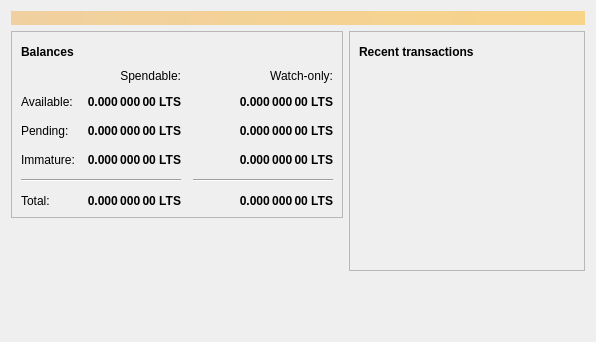
<?xml version="1.0" encoding="UTF-8"?>
<ui version="4.0">
 <class>OverviewPage</class>
 <widget class="QWidget" name="OverviewPage">
  <property name="geometry">
   <rect>
    <x>0</x>
    <y>0</y>
    <width>596</width>
    <height>342</height>
   </rect>
  </property>
  <property name="windowTitle">
   <string>Form</string>
  </property>
  <layout class="QVBoxLayout" name="topLayout">
   <item>
    <widget class="QLabel" name="labelAlerts">
     <property name="visible">
      <bool>false</bool>
     </property>
     <property name="styleSheet">
      <string notr="true">QLabel { background-color: qlineargradient(x1: 0, y1: 0, x2: 1, y2: 0, stop:0 #F0D0A0, stop:1 #F8D488); color:#000000; }</string>
     </property>
     <property name="wordWrap">
      <bool>true</bool>
     </property>
     <property name="margin">
      <number>3</number>
     </property>
     <property name="textInteractionFlags">
      <set>Qt::TextSelectableByMouse</set>
     </property>
    </widget>
   </item>
   <item>
    <layout class="QHBoxLayout" name="horizontalLayout" stretch="1,1">
     <item>
      <layout class="QVBoxLayout" name="verticalLayout_2">
       <item>
        <widget class="QFrame" name="frame">
         <property name="frameShape">
          <enum>QFrame::StyledPanel</enum>
         </property>
         <property name="frameShadow">
          <enum>QFrame::Raised</enum>
         </property>
         <layout class="QVBoxLayout" name="verticalLayout_4">
          <item>
           <layout class="QHBoxLayout" name="horizontalLayout_4">
            <item>
             <widget class="QLabel" name="label_5">
              <property name="font">
               <font>
                <weight>75</weight>
                <bold>true</bold>
               </font>
              </property>
              <property name="text">
               <string>Balances</string>
              </property>
             </widget>
            </item>
            <item>
             <widget class="QPushButton" name="labelWalletStatus">
              <property name="enabled">
               <bool>true</bool>
              </property>
              <property name="maximumSize">
               <size>
                <width>30</width>
                <height>16777215</height>
               </size>
              </property>
              <property name="toolTip">
               <string>The displayed information may be out of date. Your wallet automatically synchronizes with the LitecoinS network after a connection is established, but this process has not completed yet.</string>
              </property>
              <property name="text">
               <string/>
              </property>
              <property name="icon">
               <iconset resource="../bitcoin.qrc">
                <normaloff>:/icons/warning</normaloff>
                <disabledoff>:/icons/warning</disabledoff>:/icons/warning</iconset>
              </property>
              <property name="iconSize">
               <size>
                <width>24</width>
                <height>24</height>
               </size>
              </property>
              <property name="flat">
               <bool>true</bool>
              </property>
             </widget>
            </item>
            <item>
             <spacer name="horizontalSpacer_3">
              <property name="orientation">
               <enum>Qt::Horizontal</enum>
              </property>
              <property name="sizeHint" stdset="0">
               <size>
                <width>40</width>
                <height>20</height>
               </size>
              </property>
             </spacer>
            </item>
           </layout>
          </item>
          <item>
           <layout class="QGridLayout" name="gridLayout">
            <property name="spacing">
             <number>12</number>
            </property>
            <item row="2" column="2">
             <widget class="QLabel" name="labelWatchPending">
              <property name="font">
               <font>
                <weight>75</weight>
                <bold>true</bold>
               </font>
              </property>
              <property name="cursor">
               <cursorShape>IBeamCursor</cursorShape>
              </property>
              <property name="toolTip">
               <string>Unconfirmed transactions to watch-only addresses</string>
              </property>
              <property name="text">
               <string notr="true">0.000 000 00 LTS</string>
              </property>
              <property name="alignment">
               <set>Qt::AlignRight|Qt::AlignTrailing|Qt::AlignVCenter</set>
              </property>
              <property name="textInteractionFlags">
               <set>Qt::LinksAccessibleByMouse|Qt::TextSelectableByKeyboard|Qt::TextSelectableByMouse</set>
              </property>
             </widget>
            </item>
            <item row="2" column="1">
             <widget class="QLabel" name="labelUnconfirmed">
              <property name="font">
               <font>
                <weight>75</weight>
                <bold>true</bold>
               </font>
              </property>
              <property name="cursor">
               <cursorShape>IBeamCursor</cursorShape>
              </property>
              <property name="toolTip">
               <string>Total of transactions that have yet to be confirmed, and do not yet count toward the spendable balance</string>
              </property>
              <property name="text">
               <string notr="true">0.000 000 00 LTS</string>
              </property>
              <property name="alignment">
               <set>Qt::AlignRight|Qt::AlignTrailing|Qt::AlignVCenter</set>
              </property>
              <property name="textInteractionFlags">
               <set>Qt::LinksAccessibleByMouse|Qt::TextSelectableByKeyboard|Qt::TextSelectableByMouse</set>
              </property>
             </widget>
            </item>
            <item row="3" column="2">
             <widget class="QLabel" name="labelWatchImmature">
              <property name="font">
               <font>
                <weight>75</weight>
                <bold>true</bold>
               </font>
              </property>
              <property name="cursor">
               <cursorShape>IBeamCursor</cursorShape>
              </property>
              <property name="toolTip">
               <string>Mined balance in watch-only addresses that has not yet matured</string>
              </property>
              <property name="text">
               <string notr="true">0.000 000 00 LTS</string>
              </property>
              <property name="alignment">
               <set>Qt::AlignRight|Qt::AlignTrailing|Qt::AlignVCenter</set>
              </property>
              <property name="textInteractionFlags">
               <set>Qt::LinksAccessibleByMouse|Qt::TextSelectableByKeyboard|Qt::TextSelectableByMouse</set>
              </property>
             </widget>
            </item>
            <item row="4" column="0" colspan="2">
             <widget class="Line" name="line">
              <property name="orientation">
               <enum>Qt::Horizontal</enum>
              </property>
             </widget>
            </item>
            <item row="4" column="2">
             <widget class="Line" name="lineWatchBalance">
              <property name="sizePolicy">
               <sizepolicy hsizetype="Preferred" vsizetype="Fixed">
                <horstretch>0</horstretch>
                <verstretch>0</verstretch>
               </sizepolicy>
              </property>
              <property name="minimumSize">
               <size>
                <width>140</width>
                <height>0</height>
               </size>
              </property>
              <property name="orientation">
               <enum>Qt::Horizontal</enum>
              </property>
             </widget>
            </item>
            <item row="5" column="0">
             <widget class="QLabel" name="labelTotalText">
              <property name="text">
               <string>Total:</string>
              </property>
             </widget>
            </item>
            <item row="3" column="1">
             <widget class="QLabel" name="labelImmature">
              <property name="font">
               <font>
                <weight>75</weight>
                <bold>true</bold>
               </font>
              </property>
              <property name="cursor">
               <cursorShape>IBeamCursor</cursorShape>
              </property>
              <property name="toolTip">
               <string>Mined balance that has not yet matured</string>
              </property>
              <property name="text">
               <string notr="true">0.000 000 00 LTS</string>
              </property>
              <property name="alignment">
               <set>Qt::AlignRight|Qt::AlignTrailing|Qt::AlignVCenter</set>
              </property>
              <property name="textInteractionFlags">
               <set>Qt::LinksAccessibleByMouse|Qt::TextSelectableByKeyboard|Qt::TextSelectableByMouse</set>
              </property>
             </widget>
            </item>
            <item row="2" column="3">
             <spacer name="horizontalSpacer_2">
              <property name="orientation">
               <enum>Qt::Horizontal</enum>
              </property>
              <property name="sizeHint" stdset="0">
               <size>
                <width>40</width>
                <height>20</height>
               </size>
              </property>
             </spacer>
            </item>
            <item row="3" column="0">
             <widget class="QLabel" name="labelImmatureText">
              <property name="text">
               <string>Immature:</string>
              </property>
             </widget>
            </item>
            <item row="5" column="1">
             <widget class="QLabel" name="labelTotal">
              <property name="font">
               <font>
                <weight>75</weight>
                <bold>true</bold>
               </font>
              </property>
              <property name="cursor">
               <cursorShape>IBeamCursor</cursorShape>
              </property>
              <property name="toolTip">
               <string>Your current total balance</string>
              </property>
              <property name="text">
               <string notr="true">0.000 000 00 LTS</string>
              </property>
              <property name="alignment">
               <set>Qt::AlignRight|Qt::AlignTrailing|Qt::AlignVCenter</set>
              </property>
              <property name="textInteractionFlags">
               <set>Qt::LinksAccessibleByMouse|Qt::TextSelectableByKeyboard|Qt::TextSelectableByMouse</set>
              </property>
             </widget>
            </item>
            <item row="5" column="2">
             <widget class="QLabel" name="labelWatchTotal">
              <property name="font">
               <font>
                <weight>75</weight>
                <bold>true</bold>
               </font>
              </property>
              <property name="cursor">
               <cursorShape>IBeamCursor</cursorShape>
              </property>
              <property name="toolTip">
               <string>Current total balance in watch-only addresses</string>
              </property>
              <property name="text">
               <string notr="true">0.000 000 00 LTS</string>
              </property>
              <property name="alignment">
               <set>Qt::AlignRight|Qt::AlignTrailing|Qt::AlignVCenter</set>
              </property>
              <property name="textInteractionFlags">
               <set>Qt::LinksAccessibleByMouse|Qt::TextSelectableByKeyboard|Qt::TextSelectableByMouse</set>
              </property>
             </widget>
            </item>
            <item row="0" column="2">
             <widget class="QLabel" name="labelWatchonly">
              <property name="text">
               <string>Watch-only:</string>
              </property>
              <property name="alignment">
               <set>Qt::AlignRight|Qt::AlignTrailing|Qt::AlignVCenter</set>
              </property>
             </widget>
            </item>
            <item row="1" column="0">
             <widget class="QLabel" name="labelBalanceText">
              <property name="text">
               <string>Available:</string>
              </property>
             </widget>
            </item>
            <item row="1" column="1">
             <widget class="QLabel" name="labelBalance">
              <property name="font">
               <font>
                <weight>75</weight>
                <bold>true</bold>
               </font>
              </property>
              <property name="cursor">
               <cursorShape>IBeamCursor</cursorShape>
              </property>
              <property name="toolTip">
               <string>Your current spendable balance</string>
              </property>
              <property name="text">
               <string notr="true">0.000 000 00 LTS</string>
              </property>
              <property name="alignment">
               <set>Qt::AlignRight|Qt::AlignTrailing|Qt::AlignVCenter</set>
              </property>
              <property name="textInteractionFlags">
               <set>Qt::LinksAccessibleByMouse|Qt::TextSelectableByKeyboard|Qt::TextSelectableByMouse</set>
              </property>
             </widget>
            </item>
            <item row="1" column="2">
             <widget class="QLabel" name="labelWatchAvailable">
              <property name="font">
               <font>
                <weight>75</weight>
                <bold>true</bold>
               </font>
              </property>
              <property name="cursor">
               <cursorShape>IBeamCursor</cursorShape>
              </property>
              <property name="toolTip">
               <string>Your current balance in watch-only addresses</string>
              </property>
              <property name="text">
               <string notr="true">0.000 000 00 LTS</string>
              </property>
              <property name="alignment">
               <set>Qt::AlignRight|Qt::AlignTrailing|Qt::AlignVCenter</set>
              </property>
              <property name="textInteractionFlags">
               <set>Qt::LinksAccessibleByMouse|Qt::TextSelectableByKeyboard|Qt::TextSelectableByMouse</set>
              </property>
             </widget>
            </item>
            <item row="2" column="0">
             <widget class="QLabel" name="labelPendingText">
              <property name="text">
               <string>Pending:</string>
              </property>
             </widget>
            </item>
            <item row="0" column="1">
             <widget class="QLabel" name="labelSpendable">
              <property name="text">
               <string>Spendable:</string>
              </property>
              <property name="alignment">
               <set>Qt::AlignRight|Qt::AlignTrailing|Qt::AlignVCenter</set>
              </property>
             </widget>
            </item>
           </layout>
          </item>
         </layout>
        </widget>
       </item>
       <item>
        <spacer name="verticalSpacer">
         <property name="orientation">
          <enum>Qt::Vertical</enum>
         </property>
         <property name="sizeHint" stdset="0">
          <size>
           <width>20</width>
           <height>40</height>
          </size>
         </property>
        </spacer>
       </item>
      </layout>
     </item>
     <item>
      <layout class="QVBoxLayout" name="verticalLayout_3">
       <item>
        <widget class="QFrame" name="frame_2">
         <property name="frameShape">
          <enum>QFrame::StyledPanel</enum>
         </property>
         <property name="frameShadow">
          <enum>QFrame::Raised</enum>
         </property>
         <layout class="QVBoxLayout" name="verticalLayout">
          <item>
           <layout class="QHBoxLayout" name="horizontalLayout_2">
            <item>
             <widget class="QLabel" name="label_4">
              <property name="font">
               <font>
                <weight>75</weight>
                <bold>true</bold>
               </font>
              </property>
              <property name="text">
               <string>Recent transactions</string>
              </property>
             </widget>
            </item>
            <item>
             <widget class="QPushButton" name="labelTransactionsStatus">
              <property name="enabled">
               <bool>true</bool>
              </property>
              <property name="maximumSize">
               <size>
                <width>30</width>
                <height>16777215</height>
               </size>
              </property>
              <property name="toolTip">
               <string>The displayed information may be out of date. Your wallet automatically synchronizes with the LitecoinS network after a connection is established, but this process has not completed yet.</string>
              </property>
              <property name="text">
               <string/>
              </property>
              <property name="icon">
               <iconset resource="../bitcoin.qrc">
                <normaloff>:/icons/warning</normaloff>
                <disabledoff>:/icons/warning</disabledoff>:/icons/warning</iconset>
              </property>
              <property name="iconSize">
               <size>
                <width>24</width>
                <height>24</height>
               </size>
              </property>
              <property name="flat">
               <bool>true</bool>
              </property>
             </widget>
            </item>
            <item>
             <spacer name="horizontalSpacer">
              <property name="orientation">
               <enum>Qt::Horizontal</enum>
              </property>
              <property name="sizeHint" stdset="0">
               <size>
                <width>40</width>
                <height>20</height>
               </size>
              </property>
             </spacer>
            </item>
           </layout>
          </item>
          <item>
           <widget class="QListView" name="listTransactions">
            <property name="styleSheet">
             <string notr="true">QListView { background: transparent; }</string>
            </property>
            <property name="frameShape">
             <enum>QFrame::NoFrame</enum>
            </property>
            <property name="verticalScrollBarPolicy">
             <enum>Qt::ScrollBarAlwaysOff</enum>
            </property>
            <property name="horizontalScrollBarPolicy">
             <enum>Qt::ScrollBarAlwaysOff</enum>
            </property>
            <property name="selectionMode">
             <enum>QAbstractItemView::NoSelection</enum>
            </property>
           </widget>
          </item>
         </layout>
        </widget>
       </item>
       <item>
        <spacer name="verticalSpacer_2">
         <property name="orientation">
          <enum>Qt::Vertical</enum>
         </property>
         <property name="sizeHint" stdset="0">
          <size>
           <width>20</width>
           <height>40</height>
          </size>
         </property>
        </spacer>
       </item>
      </layout>
     </item>
    </layout>
   </item>
  </layout>
 </widget>
 <resources/>
 <connections/>
</ui>
